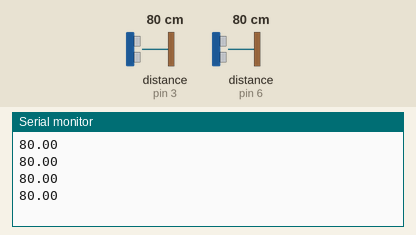
The sketch below on a simulated Arduino Uno, built with avr-gcc and run on an emulated ATmega328P. Shown: the last lines printed to the serial monitor. The inputs (shaded band) are chosen by the test bench; at power-on: distance to the obstacle (sensors on pin 3, pin 6) 80 cm. The echo pulse lasts 58.3 µs per cm; no radio packets arrive unless stated.

Above: at 1.2 s.
1.3 s: distance to the obstacle (sensor on pin 3) set to 2 cm
At 2.6 s:
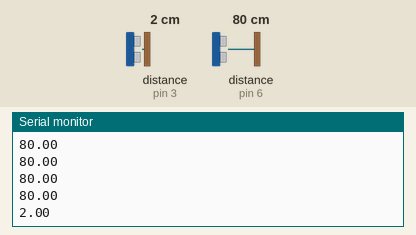
2.8 s: distance to the obstacle (sensor on pin 6) set to 4 cm
At 3.4 s:
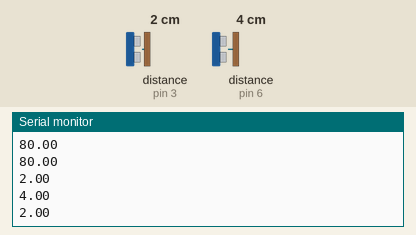
4.3 s: distance to the obstacle (sensor on pin 3) set to 9 cm
At 5.5 s:
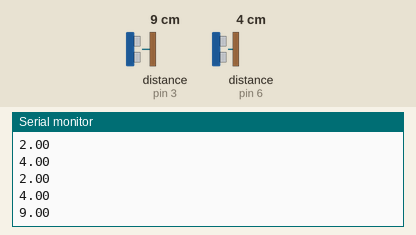
5.8 s: distance to the obstacle (sensor on pin 6) set to 18 cm
At 6.6 s:
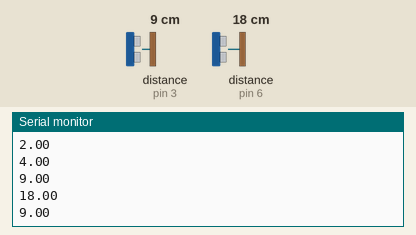
Timing chart, 0 to 8.3 s (numbered marks = the images above; inputs shaded):
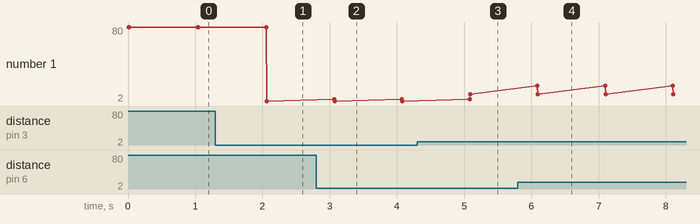

The sketch:

NRF_Sender.ino
```cpp
/*
* Library: TMRh20/RF24, https://github.com/tmrh20/RF24/
*/

#include <SPI.h>
#include <nRF24L01.h>
#include <RF24.h>

#include <HCSR04.h>

RF24 radio(7, 8); // CE, CSN
HCSR04 hc(5, 6); //initialisation class HCSR04 rack 1 (trig pin , echo pin)
HCSR04 hc2(2, 3); //initialisation class HCSR04 rack 1 (trig pin , echo pin)

const byte address[6] = "00001";

// Max size of this struct is 32 bytes - NRF24L01 buffer limit
struct Data_Package {
  bool is_Cell1_empty = false;
  bool is_Cell2_empty = false;
};

Data_Package data; // Create a variable with the above structure

void setup() {
  Serial.begin(9600);
  radio.begin();
  radio.openWritingPipe(address);
  radio.setPALevel(RF24_PA_MIN);
  radio.stopListening();

  pinMode(2,INPUT_PULLUP);
}

void loop() {
  Serial.println(hc.dist());
  Serial.println(hc2.dist());
  if(hc.dist()>8 or hc.dist() == 0.00){
    data.is_Cell1_empty = true;
  }
  else{
    data.is_Cell1_empty = false;
  }

  if(hc2.dist()>8 or hc2.dist() == 0.00){
    data.is_Cell2_empty = true;
  }
  else{
    data.is_Cell2_empty = false;
  }
  radio.write(&data, sizeof(Data_Package));
  delay(1000);
}
```

Measured:
- after the input at 1.3 s, the serial monitor: prints a new line after 0.76 s (image 1)
- after the input at 2.8 s, the serial monitor: prints a new line after 0.27 s (image 2)
- after the input at 4.3 s, the serial monitor: prints a new line after 0.79 s (image 3)
- after the input at 5.8 s, the serial monitor: prints a new line after 0.29 s (image 4)
- plotted number 1: 80 → 2 after the input at 1.3 s, 2 → 9 after the input at 4.3 s
